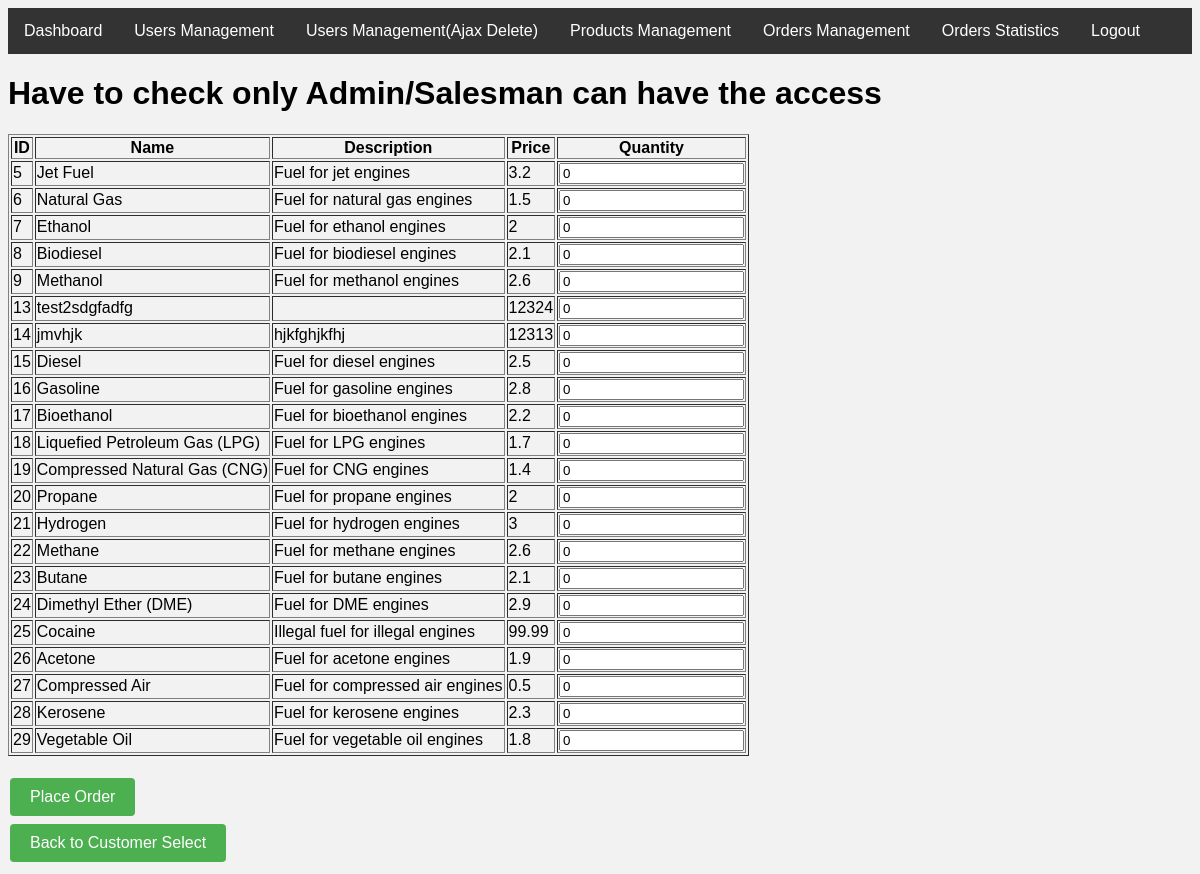
The app's page /mvc-oop/View/create-order.php?customer_id=6 (signed in) with its own data.
### tables this page shows
CREATE TABLE `products` (
  `product_id` int(11) NOT NULL,
  `name` varchar(50) NOT NULL,
  `description` varchar(255) DEFAULT NULL,
  `price` float NOT NULL,
  `created_at` timestamp NULL DEFAULT current_timestamp(),
  `updated_at` timestamp NULL DEFAULT current_timestamp() ON UPDATE current_timestamp()
);

### mvc-oop/View/create-order.php (the view, shortened to what this page needs)
<?php
    include_once "header.php";
    include_once "navigation-menu.php";
    $db = new DatabaseConnection();
    $conn = $db->getConnection();
$sql = "SELECT * FROM products";
$result = mysqli_query($conn, $sql);
$products = mysqli_fetch_all($result, MYSQLI_ASSOC);
?>
<h1>Have to check only Admin/Salesman can have the access</h1>
<form method="post" action="place-order.php">
  <table border="1">
    <thead>
      <tr>
        <th>ID</th>
        <th>Name</th>
        <th>Description</th>
        <th>Price</th>
        <th>Quantity</th>
      </tr>
    </thead>
    <tbody>
      <?php foreach($products as $product): ?>
        <tr>
          <td><?php echo $product['product_id']; ?></td>
          <td><?php echo $product['name']; ?></td>
          <td><?php echo $product['description']; ?></td>
          <td><?php echo $product['price']; ?></td>
          <td>
            <input type="number" name="quantity[<?php echo $product['product_id']; ?>]" min="0" value="0">
          </td>
        </tr>
      <?php endforeach; ?>
    </tbody>
  </table>
  <br>
  <button type="submit">Place Order</button>
</form>
<a href="customers-list.php"><button>Back to Customer Select</button></a>

### mvc-oop/Assets/css/main.css (style rules this page uses)
body { font-family: Arial, sans-serif; background-color: #f2f2f2; }
button { background-color: #4CAF50; border: none; color: white; padding: 10px 20px; text-align: center; text-decoration: none; display: inline-block; font-size: 16px; margin: 4px 2px; cursor: pointer; border-radius: 4px; }

### records on screen
products: product_id "5", name "Jet Fuel", description "Fuel for jet engines", price "3.2"
products: product_id "6", name "Natural Gas", description "Fuel for natural gas engines", price "1.5"
products: product_id "7", name "Ethanol", description "Fuel for ethanol engines", price "2"
products: product_id "8", name "Biodiesel", description "Fuel for biodiesel engines", price "2.1"
products: product_id "9", name "Methanol", description "Fuel for methanol engines", price "2.6"
products: product_id "13", name "test2sdgfadfg", price "12324"
products: product_id "14", name "jmvhjk", description "hjkfghjkfhj", price "12313"
products: product_id "15", name "Diesel", description "Fuel for diesel engines", price "2.5"
products: product_id "16", name "Gasoline", description "Fuel for gasoline engines", price "2.8"
products: product_id "17", name "Bioethanol", description "Fuel for bioethanol engines", price "2.2"
products: product_id "18", name "Liquefied Petroleum Gas (LPG)", description "Fuel for LPG engines", price "1.7"
products: product_id "19", name "Compressed Natural Gas (CNG)", description "Fuel for CNG engines", price "1.4"
products: product_id "20", name "Propane", description "Fuel for propane engines", price "2"
products: product_id "21", name "Hydrogen", description "Fuel for hydrogen engines", price "3"
products: product_id "22", name "Methane", description "Fuel for methane engines", price "2.6"
products: product_id "23", name "Butane", description "Fuel for butane engines", price "2.1"
products: product_id "24", name "Dimethyl Ether (DME)", description "Fuel for DME engines", price "2.9"
products: product_id "25", name "Cocaine", description "Illegal fuel for illegal engines", price "99.99"
products: product_id "26", name "Acetone", description "Fuel for acetone engines", price "1.9"
products: product_id "27", name "Compressed Air", description "Fuel for compressed air engines", price "0.5"
products: product_id "28", name "Kerosene", description "Fuel for kerosene engines", price "2.3"
products: product_id "29", name "Vegetable Oil", description "Fuel for vegetable oil engines", price "1.8"
